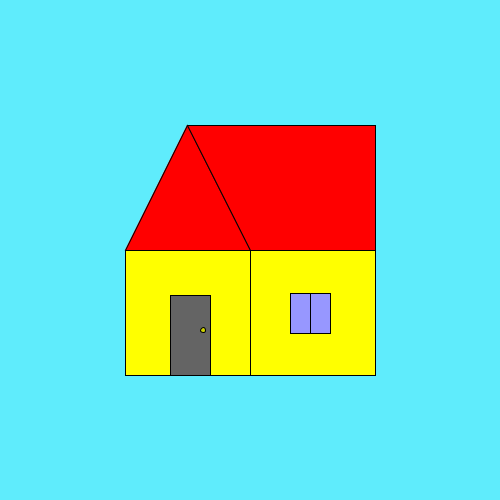
Frame 1 (no input)
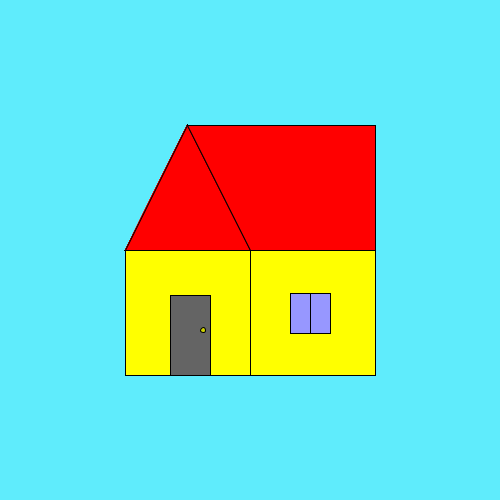
Frame 60 (the mouse pressed at the canvas centre just before this capture)
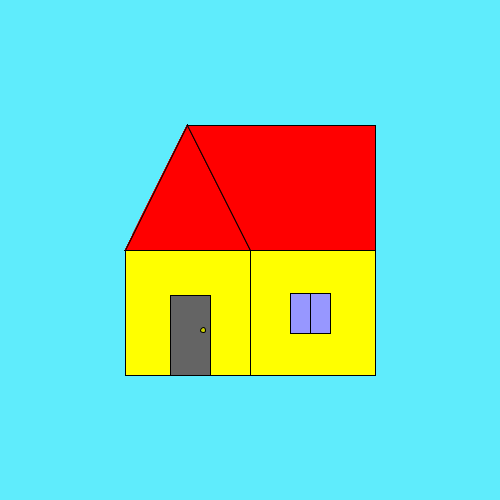
Frame 120 (the mouse held since frame 60 and released just before this capture)

The Processing sketch that drew these frames (run headless with seeded random() and noise(); from frame 60 on, the mouse is pressed at the canvas centre):

// Processing sketch: processing_139764
// ── processing_139764.pde

void setup (){
size(500, 500);
background(95,236,252);
}
  
void draw(){ 
fill(255,255,0);
rect(125, 250, 250, 125); 
fill(255,0,0);
triangle(125, 250, 187, 125, 250, 250);
fill(255,0,0);
quad(250, 250, 187, 125, 375, 125, 375, 250);
fill(255,255,255);
 line(250, 250, 250, 375);
 fill(100,100,100);
rect(170,295,40,80);
fill(151,151,255);
rect(290,293,40,40);
fill(205,210,0);
ellipse(203,330,5,5);
line(310,293,310,333);
}
